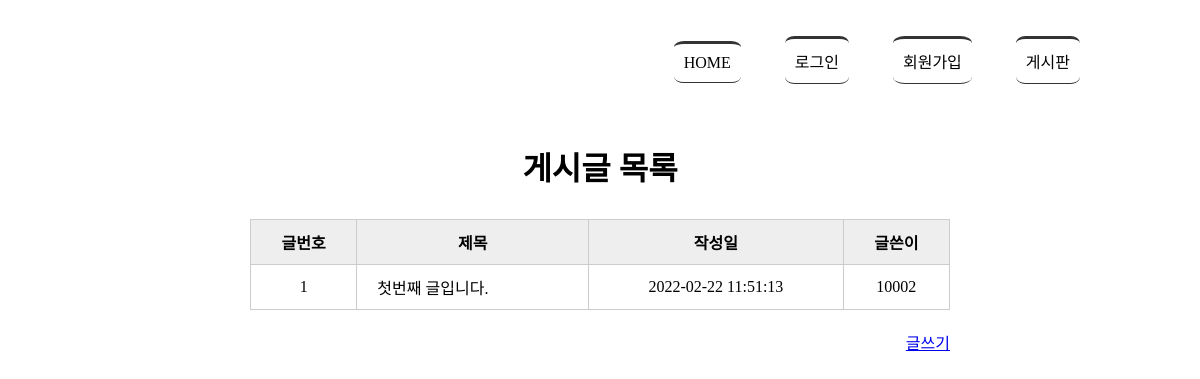
The app's page /boardlist/, older data.
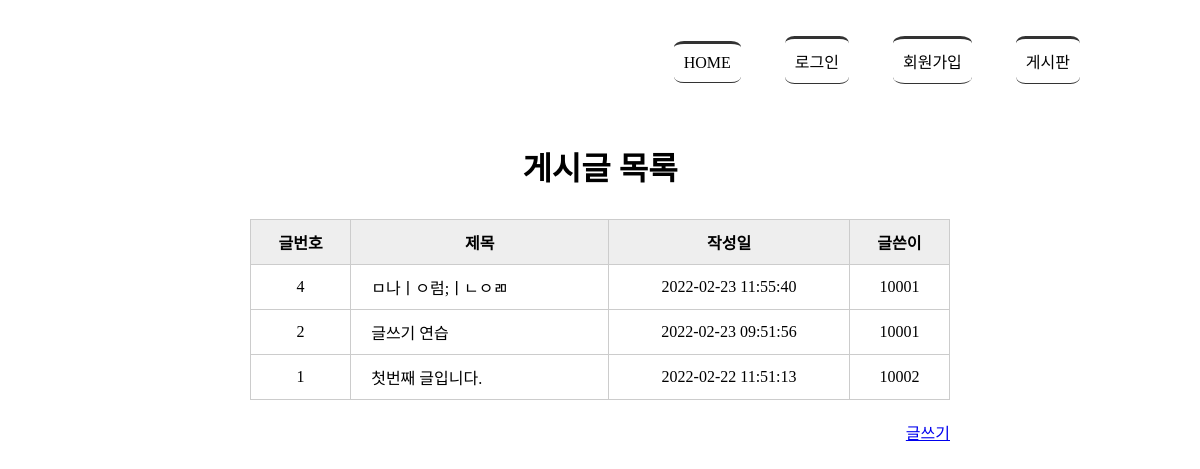
The same page, newer data.
### tables this page shows
CREATE TABLE board(
            bno integer PRIMARY KEY AUTOINCREMENT,
            title text NOT NULL,
            content text NOT NULL,
            createDate timestamp date DEFAULT (datetime('now','localtime')),
            mid char(5) NOT NULL,
            FOREIGN KEY(mid) REFERENCES member(mid) ON DELETE CASCADE
            );

### app.py (the view)
@app.route('/boardlist/')
def boardlist():
    conn = getconn()
    cur = conn.cursor()
    sql = "SELECT * FROM board ORDER BY bno DESC"
    cur.execute(sql)
    rs = cur.fetchall()
    conn.close()
    return render_template('boardlist.html', rs=rs)

### app.py (called while the page is built)
def getconn():
    conn = sqlite3.connect("./members.db")
    return conn

### templates/boardlist.html (shortened to what this page needs)
<!DOCTYPE html>
<html lang="en">
<head>
    <link rel="stylesheet" href="{{ url_for('static',filename='style.css')}}">
</head>
<body>
    <div id="container">
        {% include 'navbar.html' %}
        <section>
            <h1>게시글 목록</h1>
            <table class="tbl_board">
                <tr>
                    <th>글번호</th><th>제목</th><th>작성일</th><th>글쓴이</th>
                </tr>
                {% for i in rs %}
                <tr>
                    <td>{{ i[0] }}</td>
                    <td><a href="{{ url_for('board_view', bno=i[0])}}"> {{ i[1] }}</a></td>
                    <td>{{ i[3] }}</td>
                    <td>{{ i[4] }}</td>
                </tr>
                {% endfor %}
            </table>
            <div class="btn_write">
                <a href="{{ url_for('writing') }}">글쓰기</a>
            </div>
        </section>
    </div>
   </body>
</html>

### templates/navbar.html
<header>
        <nav>
             <ul>
                 {% if session %}
                 <li><a href="{{ url_for('index')}}"> HOME</a></li>
                 <li><a href="{{ url_for('logout')}}">({{ session['userID']}}님 )로그아웃 </a></li>
                 <li><a href="{{ url_for('memberlist')}}"> 회원목록 </a></li>
                 <li><a href="{{ url_for('boardlist')}}"> 게시판 </a></li>
                 {% else %}
                 <li><a href="{{ url_for('index')}}"> HOME</a></li>
                 <li><a href="{{ url_for('login')}}"> 로그인 </a></li>
                 <li><a href="{{ url_for('register')}}"> 회원가입 </a></li>
                 <li><a href="{{ url_for('boardlist')}}"> 게시판 </a></li>
                 {% endif %}
             </ul>
        </nav>
</header>

### static/style.css (style rules this page uses)
#container { width: 1000px; margin: 0 auto; }
header { height: 100px; }
nav ul { list-style: none; text-align: right; }
nav ul li { display: inline-block; margin: 20px; border-top: 3px solid #333; padding: 10px; border-bottom: 1px solid #333; border-radius:15%; }
nav ul li a { text-decoration: none; color: #000; }
section { text-align: center; }
section h1 { font-size: 2em; margin-bottom: 30px; }
section table { width: 600px; margin: 0 auto; border-collapse: collapse; }
section table, th, td { border: 1px solid #ccc; padding: 10px }
section .tbl_board { width: 700px; }
section .tbl_board th { background: #eee; }
section .tbl_board a { text-decoration: none; color: black; }
section .tbl_board td:nth-child(2) { text-align: left; padding-left: 20px; }
section .btn_write { text-align: right; margin: 20px 150px; }

Row changes from the older to the newer data that the page shows:
added board: bno "4", title "ㅁ나ㅣㅇ럼;ㅣㄴㅇㄻ", createDate "2022-02-23 11:55:40", mid "10001"
added board: bno "2", title "글쓰기 연습", createDate "2022-02-23 09:51:56", mid "10001"
